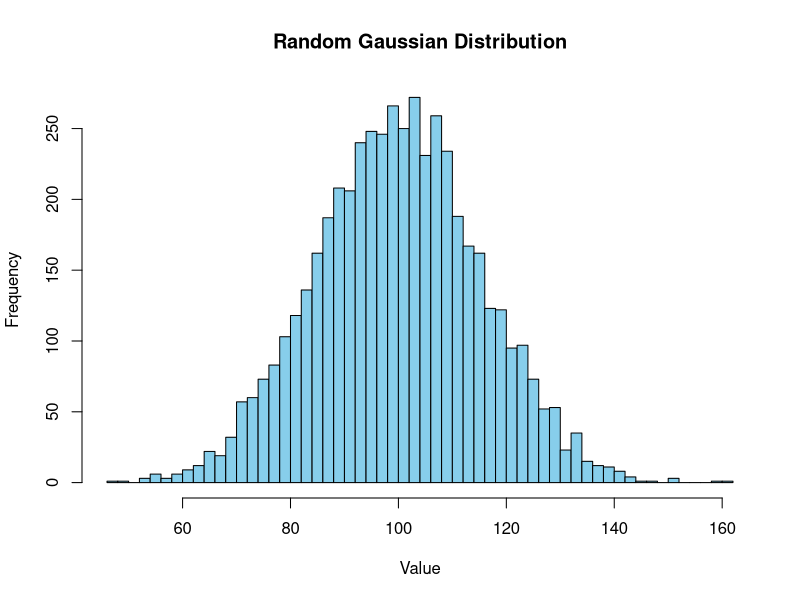
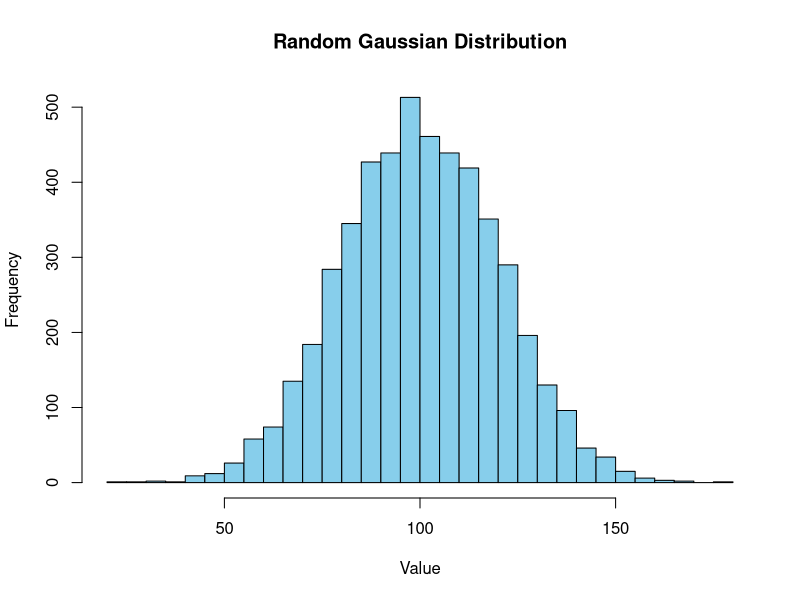
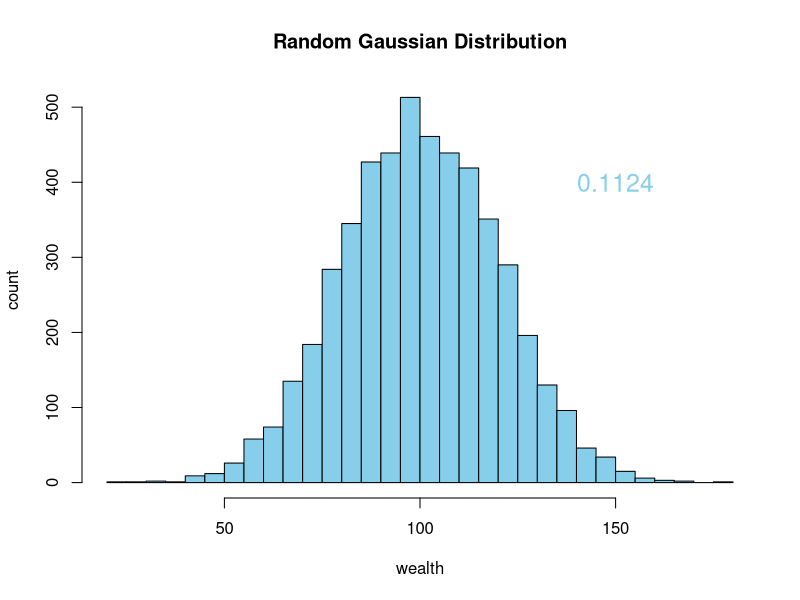
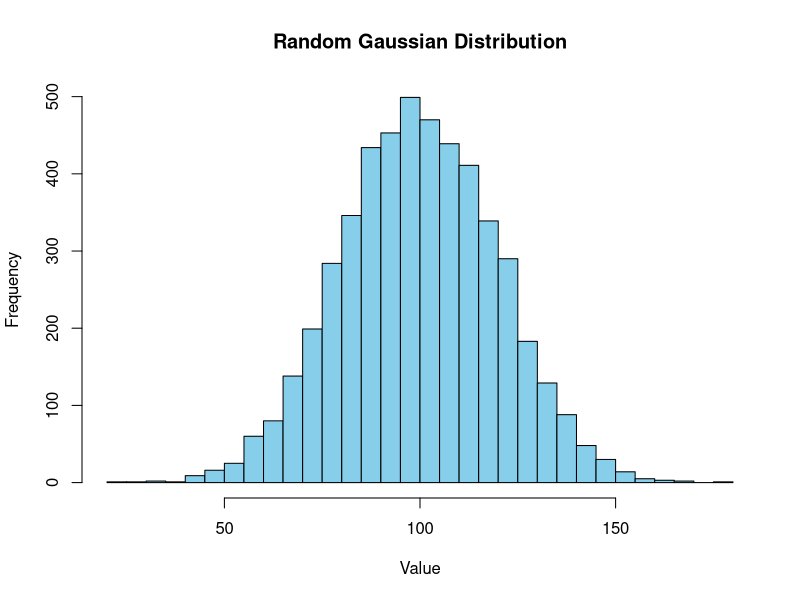
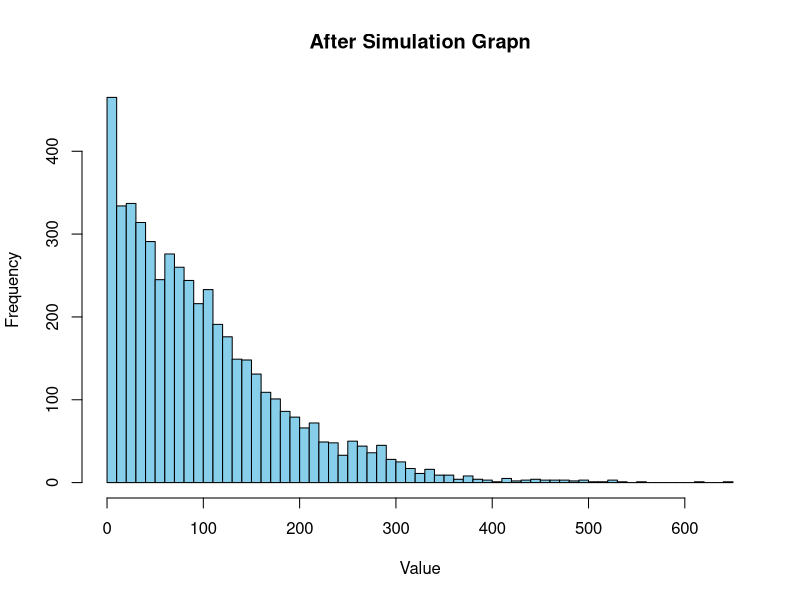

These figures' R source, in order:
## ---- chunk 1
N  <- 5000 # Population
MU <- 100. # Mean of the Population
std_dev <- 15 # Standard deviation

population <- rnorm(N, mean = MU, sd = std_dev)

hist(population, breaks = 50, main = "Random Gaussian Distribution", xlab = "Value", col = "skyblue")
## ---- chunk 2
gini <- function(y) {
  # Sort the population
  y <- sort(y)
  
  # Number of elements
  n <- length(y)
  
  # Calculate the Gini coefficient
  numer <- 2 * sum((1:n) * y)
  denom <- n * sum(y)
  
  # Return the Gini coefficient
  return((numer / denom) - (n + 1) / n)
}
## ---- chunk 3
gini(population)
## ---- chunk 4
population1 <- rnorm(N, mean = MU, sd = std_dev)
population2 <- rnorm(N, mean = MU, sd = std_dev)
population3 <- rnorm(N, mean = MU, sd = std_dev)
population4 <- rnorm(N, mean = MU, sd = std_dev)
population5 <- rnorm(N, mean = MU, sd = std_dev)

gini(population1)
gini(population2)
gini(population3)
gini(population4)
gini(population5)
## ---- chunk 5
N  <- 5000 # Population
MU <- 100. # Mean of the Population
std_dev2 <- MU/5 # Standard deviation

population <- rnorm(N, mean = MU, sd = std_dev2)

hist(population, breaks = 50, main = "Random Gaussian Distribution", xlab = "Value", col = "skyblue")
## ---- chunk 6
gini(population)
## ---- chunk 7
population1 <- rnorm(N, mean = MU, sd = std_dev2)
population2 <- rnorm(N, mean = MU, sd = std_dev2)
population3 <- rnorm(N, mean = MU, sd = std_dev2)
population4 <- rnorm(N, mean = MU, sd = std_dev2)
population5 <- rnorm(N, mean = MU, sd = std_dev2)

gini(population1)
gini(population2)
gini(population3)
gini(population4)
gini(population5)
## ---- chunk 8
hist(population, breaks = 50, main = "Random Gaussian Distribution", xlab = "wealth", ylab = "count", col = "skyblue")
gini_text <- round(gini(population),4)
text(x = 150, y = 400, labels = paste(gini_text), col = "skyblue", cex = 1.5)
## ---- chunk 9
random_split <- function(x,y) {
  # Sum them up
  pot <- x+y
  #how to share
  part1 <- runif(1, min=0, max=pot)
  #calcutlating the  split 
  part2 <- pot - part1
  # Return the Gini coefficient
  return(c(part1, part2))
}
## ---- chunk 10
random_split(30,70)

## ---- chunk 11
random_split <- function(x,y) {
  # Sum them up
  pot <- x+y
  
  #how to share
  part1 <- sample(0:pot, 1)
  
  #calcutlating the  split 
  part2 <- pot - part1
  
  # Return the Gini coefficient
  return(c(part1, part2))
}
random_split(70,30)
## ---- chunk 12
anyone <- function(x){
  sample(0:N, 2)
}

anyone(N) 
## ---- chunk 13
"simulate <- function(N, repetitions){
  history <- list()
  #so that the first entry is the population we started with
  history[[1]] <- N
  
  for (t in 1:repetitions){
    selected_people <- anyone(N)
    #getting the people for trading
    person1 <- selected_people[1]
    person2 <- selected_people[2]
    #getting them the amount what they traded
    new_wealth <- random_split(person1, person2)
    #Updating their money
    N[N == person1] <- new_wealth[1]
    N[N == person2] <- new_wealth[2]
    #Record the current state of the population
    history[[t+1]] <- population
  }
  
  return(history)
}

repetitions <-1

simulate(population, repetitions)"

## ---- chunk 14

selected_people <- anyone(round_population)
    #getting the people for trading
    person1 <- selected_people[1]
    person2 <- selected_people[2]
    
person1
person2

random_split(person1, person2)

## ---- chunk 15
round_population <- round(population)

hist(round_population, breaks = 50, main = "Random Gaussian Distribution", xlab = "Value", col = "skyblue")
## ---- chunk 16
person1
person2
## ---- chunk 17

selected_people <- anyone(round_population)
#getting the people for trading
person1 <- selected_people[1]
person2 <- selected_people[2]
person1
person2
    #getting them the amount what they traded
new_wealth <- random_split(person1, person2)
    #Updating their money
round_population[round_population == person1] <- new_wealth[1]
round_population[round_population == person2] <- new_wealth[2]
person1
person2
    #Record the current state of the population
    #history[[t+1]] <- round_population
  #}
  


#simulate(round_population, repetitions)
## ---- chunk 18

N  <- 5000 # Population
MU <- 100. # Mean of the Population
std_dev <- MU/5 # Standard deviation

population <- rnorm(N, mean = MU, sd = std_dev)
round_population <- round(population)


anyone <- function(round_population){
  sample(1:length(round_population), 2)
}

random_split <- function(x,y) {
  # Sum them up
  pot <- x+y
  #how to share
  part1 <- sample(0:pot, 1)
  #calcutlating the  split 
  part2 <- pot - part1
  # Return the Gini coefficient
  return(c(part1, part2))
}

simulation <- function(round_population,repetitions) {
  for (i in 1:repetitions) {
      selected_people <- anyone(round_population)
      #getting the people for trading
      person1 <- round_population[selected_people[1]]
      person2 <- round_population[selected_people[2]]
      #making the new wealth distribution between those two
      new_wealth <- random_split(person1, person2)
      #overwriting the old bank statement with the new one
      round_population[selected_people[1]] <- new_wealth[1]
      round_population[selected_people[2]] <- new_wealth[2]
      
  }
  return(round_population)
}

repetitions <- 10000

final_population <- simulation(round_population, repetitions)

hist(final_population, breaks = 50, main = "After Simulation Grapn", xlab = "Value", col = "skyblue")

